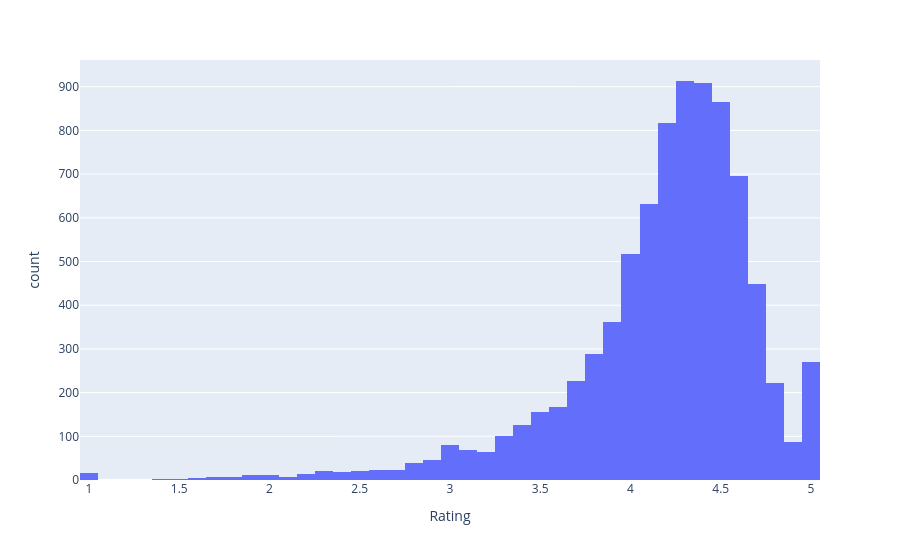

Here is the notebook cell this chart was saved with:
### Code cell
px.histogram(data_frame=df['Rating'],x='Rating')

### Figure 1 — Plotly figure (JSON) as saved in the notebook; plotly's stock layout.template omitted (floating-point values rounded to 4 significant figures; data arrays with more than 128 entries replaced by an {"elided": "..."} marker saying what was removed)
{"data": [{"bingroup": "x", "hovertemplate": "Rating=%{x}<br>count=%{y}<extra></extra>", "legendgroup": "", "marker": {"color": "#636efa", "pattern": {"shape": ""}}, "name": "", "orientation": "v", "showlegend": false, "type": "histogram", "x": {"elided": "9758 float values"}, "xaxis": "x", "yaxis": "y"}], "layout": {"barmode": "relative", "legend": {"tracegroupgap": 0}, "margin": {"t": 60}, "xaxis": {"anchor": "y", "domain": [0, 1], "title": {"text": "Rating"}}, "yaxis": {"anchor": "x", "domain": [0, 1], "title": {"text": "count"}}}}
